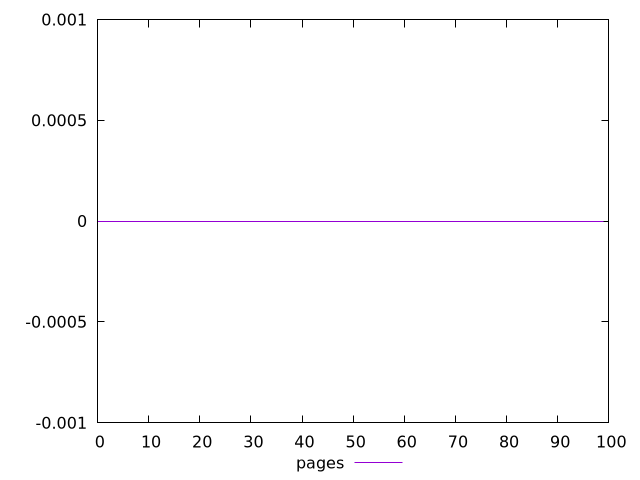

Here is the gnuplot script that generated this plot:
$_pages <<EOF
0
0
0
0
0
0
0
0
0
0
0
0
0
0
0
0
0
0
0
0
0
0
0
0
0
0
0
0
0
0
0
0
0
0
0
0
0
0
0
0
0
0
0
0
0
0
0
0
0
0
0
0
0
0
0
0
0
0
0
0
0
0
0
0
0
0
0
0
0
0
0
0
0
0
0
0
0
0
0
0
0
0
0
0
0
0
0
0
0
0
0
0
0
0
0
0
0
0
0
0
EOF
set key outside below
set terminal pngcairo
set output "report_00005_2020-11-02T22-26-11.212Z/unsized-images/pages//score.png"
set yrange [-0.001:0.001]
plot $_pages title "pages" with line ,
